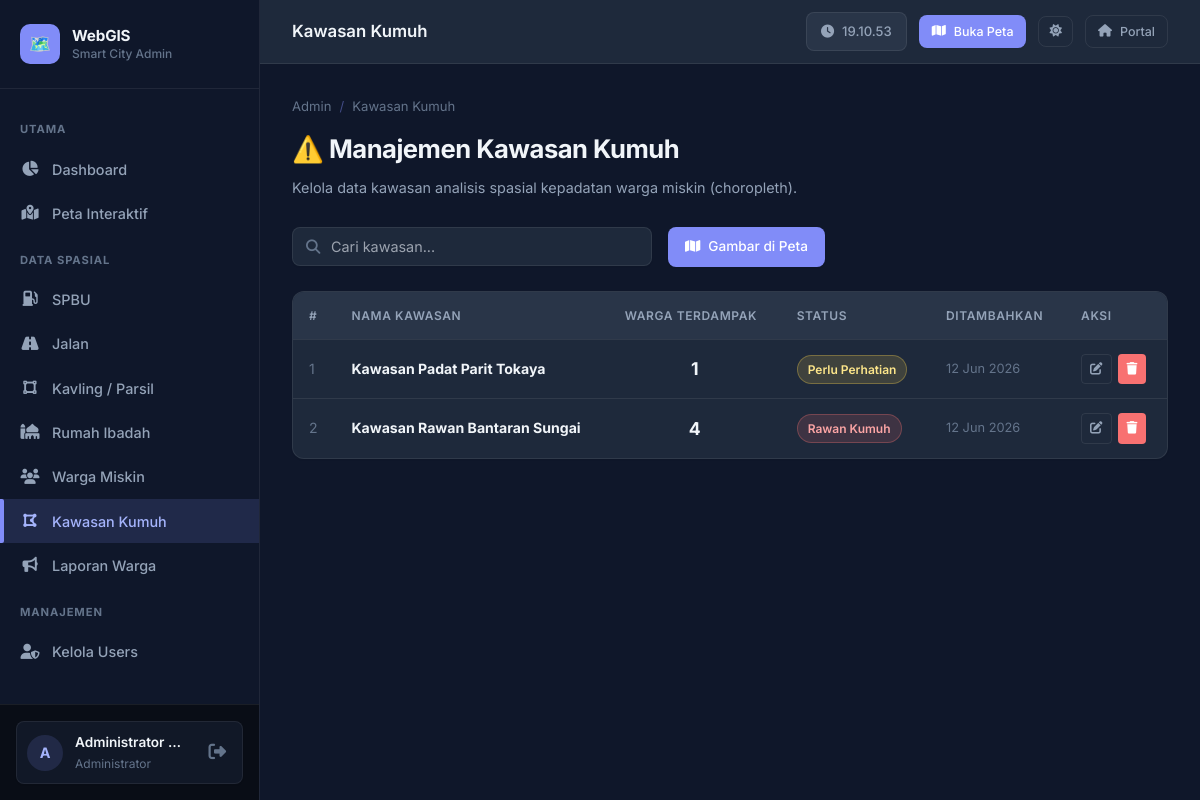
/webgis_app/panel_admin/kelola_kawasan.php (signed in), run on the app's committed database.
### tables this page shows
CREATE TABLE kawasan_kumuh (
    id INT AUTO_INCREMENT PRIMARY KEY,
    nama_kawasan VARCHAR(100) NOT NULL,
    geom GEOMETRY NOT NULL,
    created_at TIMESTAMP NOT NULL DEFAULT CURRENT_TIMESTAMP,
    SPATIAL INDEX idx_kawasan_kumuh_geom (geom)
);

### webgis_app/core_config/settings.php (called while the page is built, shortened)
<?php
function app_base_path(): string {
    $basePath = getenv('APP_BASE_PATH');
    $basePath = trim($basePath);
    return '/' . trim($basePath, '/');
}
function app_url(string $path = ''): string {
    if ($path === '') {
        return app_base_path();
    }
    $path = '/' . ltrim($path, '/');
    return app_base_path() . $path;
}

### webgis_app/panel_admin/kelola_kawasan.php (the view, shortened to what this page needs)
<?php
$pdo = Database::getConnection();
$rows = $pdo->query("SELECT k.id, k.nama_kawasan, k.created_at, COUNT(w.id) as jumlah_warga
    FROM kawasan_kumuh k LEFT JOIN warga_miskin w ON ST_Contains(k.geom, w.geom)
    GROUP BY k.id ORDER BY k.id DESC")->fetchAll();
require_once __DIR__ . '/partials/header.php';
?>
<div class="page-header">
    <div class="breadcrumb"><span>Admin</span><span class="sep">/</span><span>Kawasan Kumuh</span></div>
    <h1>⚠️ Manajemen Kawasan Kumuh</h1>
    <p>Kelola data kawasan analisis spasial kepadatan warga miskin (choropleth).</p>
</div>
<div class="page-toolbar">
    <div class="search-box"><i class="fas fa-search search-icon"></i><input type="text" id="searchInput" placeholder="Cari kawasan..." oninput="filterTable('searchInput','kawasanTable')"></div>
    <a href="<?= app_url('panel_admin/peta_admin.php') ?>" class="btn btn-primary"><i class="fas fa-map"></i> Gambar di Peta</a>
</div>
<div class="table-wrap">
<table class="data-table" id="kawasanTable">
    <thead><tr><th>#</th><th>Nama Kawasan</th><th>Warga Terdampak</th><th>Status</th><th>Ditambahkan</th><th>Aksi</th></tr></thead>
    <tbody>
    <?php foreach($rows as $i=>$r): $cnt=(int)$r['jumlah_warga']; $status=$cnt>3?'Rawan Kumuh':($cnt>0?'Perlu Perhatian':'Aman'); $badge=$cnt>3?'badge-danger':($cnt>0?'badge-warning':'badge-success'); ?>
    <tr>
        <td style="color:var(--text-muted)"><?=$i+1?></td>
        <td><strong><?=htmlspecialchars($r['nama_kawasan'])?></strong></td>
        <td style="text-align:center;font-size:1.1rem;font-weight:700;"><?=$cnt?></td>
        <td><span class="badge <?=$badge?>"><?=$status?></span></td>
        <td style="color:var(--text-muted);font-size:0.8rem;"><?=date('d M Y',strtotime($r['created_at']))?></td>
        <td><div class="actions">
            <button class="btn btn-ghost btn-sm btn-icon" onclick="editRow(<?=htmlspecialchars(json_encode($r))?>)"><i class="fas fa-edit"></i></button>
            <button class="btn btn-danger btn-sm btn-icon" onclick="hapus(<?=$r['id']?>,'<?=addslashes($r['nama_kawasan'])?>')"><i class="fas fa-trash"></i></button>
        </div></td>
    </tr>
    <?php endforeach; ?>
    </tbody>
</table></div>
<?php require_once __DIR__ . '/partials/footer.php'; ?>

### webgis_app/public_assets/css/global.css (style rules this page uses)
:root, [data-theme="light"] { --primary: #2563EB; --primary-light: #3B82F6; --primary-dark: #1D4ED8; --primary-glow: rgba(37, 99, 235, 0.08); --accent: #10B981; --danger: #EF4444; --warning: #F59E0B; --info: #0EA5E9; --bg-base: #F9FAFB; --bg-surface: #FFFFFF; --bg-elevated: #FFFFFF; --bg-card: #FFFFFF; --border-light: #E5E7EB; --border-hover: #D1D5DB; --text-primary: #111827; --text-secondary: #4B5563; --text-muted: #6B7280; --sidebar-w: 260px; --sidebar-bg: #FFFFFF; --sidebar-border: #E5E7EB; --radius-sm: 4px; --radius-md: 8px; --radius-lg: 12px; --radius-xl: 16px; --shadow-sm: 0 1px 2px 0 rgba(0, 0, 0, 0.05); --shadow-md: 0 4px 6px -1px rgba(0, 0, 0, 0.1), 0 2px 4px -1px rgba(0, 0, 0, 0.06); --shadow-lg: 0 10px 15px -3px rgba(0, 0, 0, 0.1), 0 4px 6px -2px rgba(0, 0, 0, 0.05); --transition: all 0.25s cubic-bezier(0.4, 0, 0.2, 1); }
[data-theme="dark"] { --primary: #818CF8; --primary-light: #A5B4FC; --primary-dark: #6366F1; --primary-glow: rgba(129, 140, 248, 0.15); --accent: #34D399; --danger: #F87171; --warning: #FCD34D; --info: #38BDF8; --bg-base: #0F172A; --bg-surface: #1E293B; --bg-elevated: #293548; --bg-card: #1E293B; --border-light: rgba(255,255,255,0.08); --border-hover: rgba(129,140,248,0.45); --text-primary: #F1F5F9; --text-secondary: #94A3B8; --text-muted: #64748B; --sidebar-bg: #0F172A; --sidebar-border: rgba(255,255,255,0.07); }
*, *::before, *::after { box-sizing: border-box; margin: 0; padding: 0; }
html { scroll-behavior: smooth; }
body { font-family: 'Inter', sans-serif; background: var(--bg-base); color: var(--text-primary); font-size: 14px; line-height: 1.6; min-height: 100vh; -webkit-font-smoothing: antialiased; transition: background 0.25s ease, color 0.25s ease; }
a { color: var(--primary); text-decoration: none; transition: var(--transition); }
.btn { display: inline-flex; align-items: center; gap: 8px; padding: 8px 16px; border-radius: var(--radius-md); border: 1px solid transparent; font-size: 0.85rem; font-weight: 500; font-family: 'Inter', sans-serif; cursor: pointer; transition: var(--transition); white-space: nowrap; outline: none; }
.btn-primary { background: var(--primary); color: #fff; box-shadow: var(--shadow-sm); }
.btn-danger { background: var(--danger); color: #fff; }
.btn-ghost { background: transparent; border: 1px solid var(--border-light); color: var(--text-secondary); }
.btn-sm { padding: 6px 12px; font-size: 0.78rem; }
.btn-icon { padding: 8px; border-radius: var(--radius-sm); }
.badge { display: inline-flex; align-items: center; padding: 4px 10px; border-radius: var(--radius-xl); font-size: 0.75rem; font-weight: 600; }
.badge-danger { background: #FEF2F2; color: #B91C1C; border: 1px solid #FECACA; }
.badge-warning { background: #FFFBEB; color: #B45309; border: 1px solid #FDE68A; }
[data-theme="dark"] .badge-danger { background: rgba(248,113,113,0.15); color: #FCA5A5; border-color: rgba(248,113,113,0.3); }
[data-theme="dark"] .badge-warning { background: rgba(252,211,77,0.15); color: #FDE68A; border-color: rgba(252,211,77,0.3); }
.table-wrap { overflow-x: auto; border-radius: var(--radius-lg); border: 1px solid var(--border-light); background: var(--bg-surface); box-shadow: var(--shadow-sm); }
.data-table { width: 100%; border-collapse: collapse; font-size: 0.88rem; }
.data-table thead th { background: var(--bg-elevated); padding: 14px 16px; text-align: left; font-size: 0.75rem; font-weight: 600; color: var(--text-secondary); text-transform: uppercase; letter-spacing: 0.05em; white-space: nowrap; border-bottom: 1px solid var(--border-light); }
.data-table tbody tr { border-bottom: 1px solid var(--border-light); transition: background 0.15s; }
.data-table tbody tr:last-child { border-bottom: none; }
.data-table td { padding: 14px 16px; color: var(--text-primary); vertical-align: middle; }
.data-table .actions { display: flex; gap: 6px; }
.page-header { margin-bottom: 28px; }
.page-header h1 { font-size: 1.6rem; font-weight: 700; color: var(--text-primary); letter-spacing: -0.02em; }
.page-header p { color: var(--text-secondary); margin-top: 6px; font-size: 0.9rem; }
.page-header .breadcrumb { display: flex; gap: 8px; align-items: center; font-size: 0.82rem; color: var(--text-muted); margin-bottom: 12px; }
.page-header .breadcrumb .sep { color: var(--border-hover); }

### data on the page
kawasan_kumuh: nama_kawasan "Kawasan Padat Parit Tokaya", cnt "1", status "Perlu Perhatian", created_at "12 Jun 2026"
kawasan_kumuh: nama_kawasan "Kawasan Rawan Bantaran Sungai", cnt "4", status "Rawan Kumuh", created_at "12 Jun 2026"

### other printed values
$initial "A"
$user['nama_lengkap'] ?: $user['username'] "Administrator…"
$pageTitle "Kawasan Kumuh"
